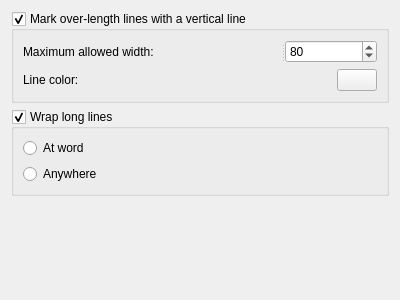
<?xml version="1.0" encoding="UTF-8"?>
<ui version="4.0">
 <class>Form</class>
 <widget class="QWidget" name="Form">
  <property name="geometry">
   <rect>
    <x>0</x>
    <y>0</y>
    <width>400</width>
    <height>300</height>
   </rect>
  </property>
  <property name="windowTitle">
   <string>Form</string>
  </property>
  <layout class="QVBoxLayout" name="verticalLayout">
   <item>
    <widget class="QGroupBox" name="gbEdgeEnabled">
     <property name="title">
      <string>Mark over-length lines with a vertical line</string>
     </property>
     <property name="checkable">
      <bool>true</bool>
     </property>
     <layout class="QGridLayout" name="gridLayout">
      <item row="0" column="0" colspan="2">
       <widget class="QSplitter" name="splitter">
        <property name="orientation">
         <enum>Qt::Horizontal</enum>
        </property>
        <widget class="QLabel" name="label">
         <property name="text">
          <string>Maximum allowed width:</string>
         </property>
        </widget>
        <widget class="QSpinBox" name="sEdgeColumnNumber">
         <property name="minimum">
          <number>1</number>
         </property>
         <property name="maximum">
          <number>240</number>
         </property>
         <property name="value">
          <number>80</number>
         </property>
        </widget>
       </widget>
      </item>
      <item row="1" column="0">
       <widget class="QLabel" name="label_2">
        <property name="text">
         <string>Line color:</string>
        </property>
       </widget>
      </item>
      <item row="1" column="1">
       <widget class="ColorButton" name="tbEdgeColor">
        <property name="sizePolicy">
         <sizepolicy hsizetype="Fixed" vsizetype="Fixed">
          <horstretch>0</horstretch>
          <verstretch>0</verstretch>
         </sizepolicy>
        </property>
       </widget>
      </item>
     </layout>
    </widget>
   </item>
   <item>
    <widget class="QGroupBox" name="gbWrapEnabled">
     <property name="title">
      <string>Wrap long lines</string>
     </property>
     <property name="checkable">
      <bool>true</bool>
     </property>
     <layout class="QGridLayout" name="gridLayout_2">
      <item row="2" column="0">
       <widget class="QRadioButton" name="rbWrapAtWord">
        <property name="text">
         <string>At word</string>
        </property>
       </widget>
      </item>
      <item row="3" column="0">
       <widget class="QRadioButton" name="rbWrapAnywhere">
        <property name="text">
         <string>Anywhere</string>
        </property>
       </widget>
      </item>
     </layout>
    </widget>
   </item>
   <item>
    <spacer name="verticalSpacer">
     <property name="orientation">
      <enum>Qt::Vertical</enum>
     </property>
     <property name="sizeHint" stdset="0">
      <size>
       <width>20</width>
       <height>211</height>
      </size>
     </property>
    </spacer>
   </item>
  </layout>
 </widget>
 <customwidgets>
  <customwidget>
   <class>ColorButton</class>
   <extends>QPushButton</extends>
   <header location="global">enki/widgets/colorbutton.h</header>
  </customwidget>
 </customwidgets>
 <resources/>
 <connections/>
</ui>
